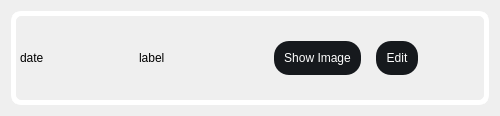
<?xml version="1.0" encoding="UTF-8"?>
<ui version="4.0">
 <class>Form</class>
 <widget class="QWidget" name="Form">
  <property name="geometry">
   <rect>
    <x>0</x>
    <y>0</y>
    <width>500</width>
    <height>116</height>
   </rect>
  </property>
  <property name="windowTitle">
   <string>Form</string>
  </property>
  <property name="styleSheet">
   <string notr="true">QPushButton{
background-color:#16191d;
border-radius:15px;
padding: 10px;
color: white;
}
QPushButton:hover{
background-color:#2c313c;
}
#widget {
    border-radius: 10px;
    border: 5px solid white;
    padding: 10px;
}
</string>
  </property>
  <layout class="QVBoxLayout" name="verticalLayout">
   <item>
    <widget class="QWidget" name="widget" native="true">
     <property name="minimumSize">
      <size>
       <width>0</width>
       <height>60</height>
      </size>
     </property>
     <property name="font">
      <font>
       <weight>50</weight>
       <bold>false</bold>
      </font>
     </property>
     <property name="styleSheet">
      <string notr="true"/>
     </property>
     <layout class="QHBoxLayout" name="horizontalLayout_2">
      <property name="spacing">
       <number>15</number>
      </property>
      <item>
       <widget class="QLabel" name="label">
        <property name="text">
         <string>date</string>
        </property>
        <property name="wordWrap">
         <bool>true</bool>
        </property>
       </widget>
      </item>
      <item>
       <widget class="QLabel" name="label_2">
        <property name="sizePolicy">
         <sizepolicy hsizetype="Preferred" vsizetype="Preferred">
          <horstretch>0</horstretch>
          <verstretch>0</verstretch>
         </sizepolicy>
        </property>
        <property name="text">
         <string>label</string>
        </property>
        <property name="wordWrap">
         <bool>true</bool>
        </property>
       </widget>
      </item>
      <item alignment="Qt::AlignRight">
       <widget class="QPushButton" name="showImage">
        <property name="styleSheet">
         <string notr="true"/>
        </property>
        <property name="text">
         <string>Show Image</string>
        </property>
       </widget>
      </item>
      <item alignment="Qt::AlignLeft">
       <widget class="QPushButton" name="editLabel">
        <property name="text">
         <string>Edit</string>
        </property>
       </widget>
      </item>
     </layout>
    </widget>
   </item>
  </layout>
 </widget>
 <resources/>
 <connections/>
</ui>
